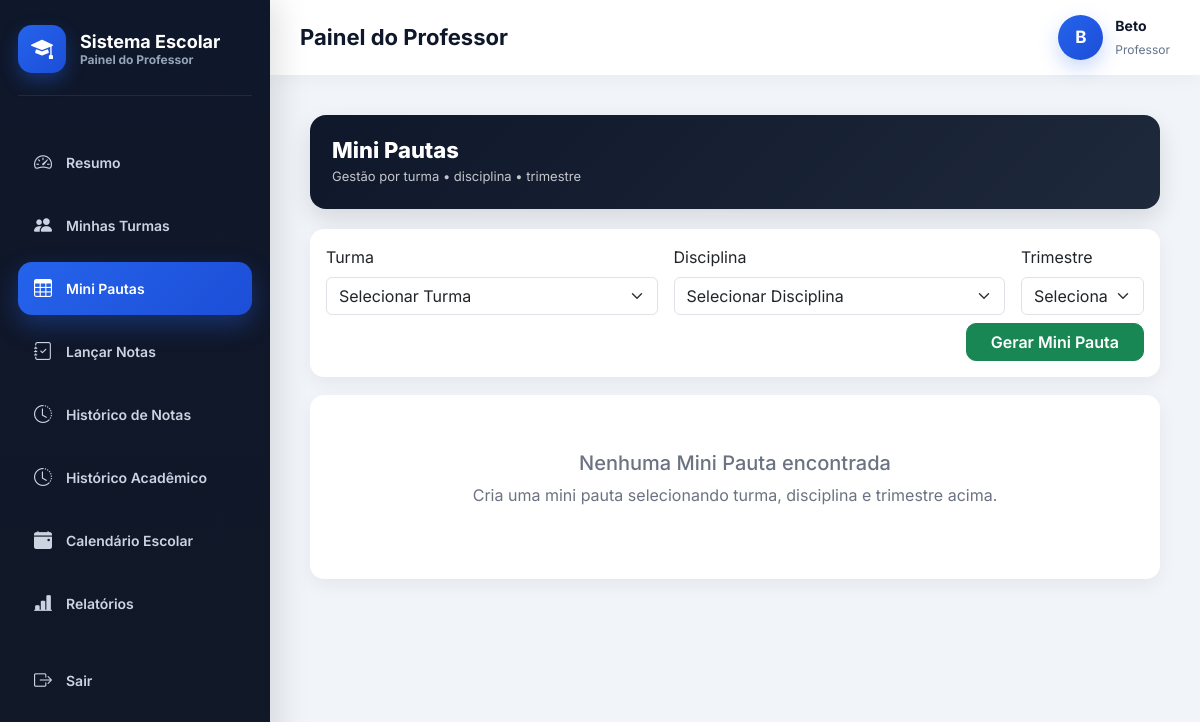
/professor/mini-pautas/ (signed in), run on an earlier commit of the app's database.
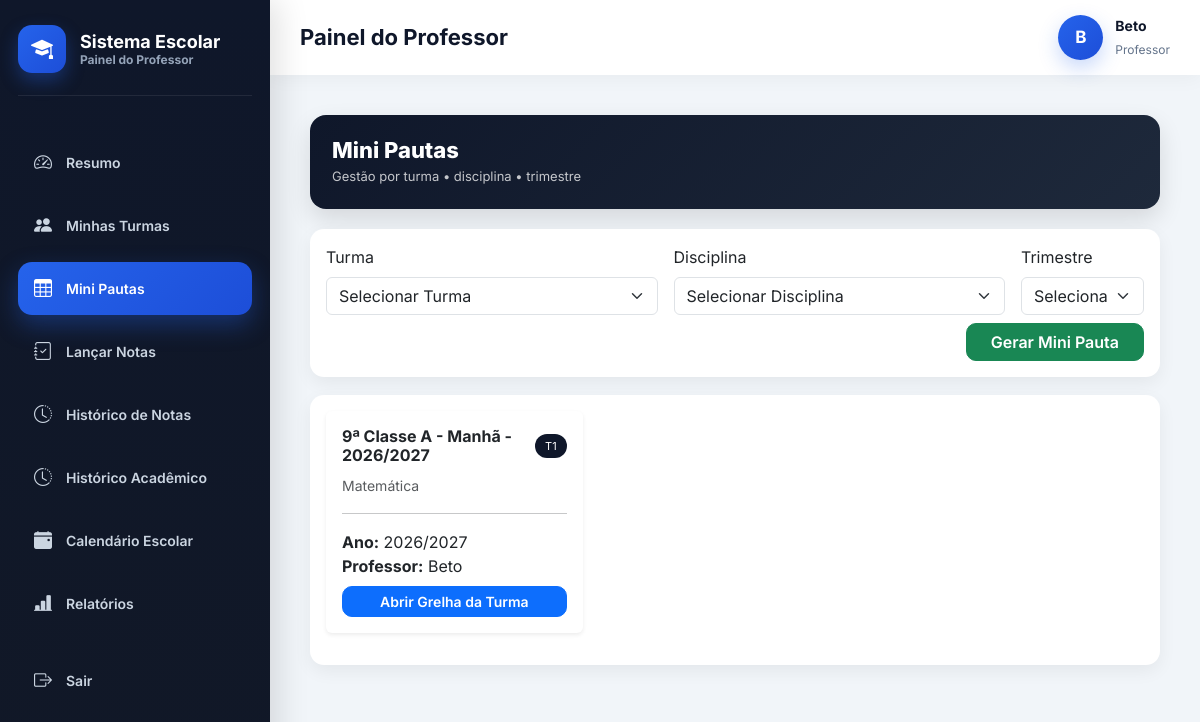
And on a later commit of the database.
### academic/models.py (models this page shows, shortened)
class MiniPauta(models.Model):
    TRIMESTRES = [
        ("1", "1º Trimestre"),
        ("2", "2º Trimestre"),
        ("3", "3º Trimestre"),
    ]
    professor = models.ForeignKey(settings.AUTH_USER_MODEL, on_delete=models.CASCADE)
    escola = models.ForeignKey(Escola, on_delete=models.CASCADE)
    aluno = models.ForeignKey(Aluno, on_delete=models.CASCADE)
    turma = models.ForeignKey(Turma, on_delete=models.CASCADE)
    disciplina = models.ForeignKey(Disciplina, on_delete=models.CASCADE)
    ano_letivo = models.ForeignKey(AnoLetivo, on_delete=models.CASCADE)
    trimestre = models.CharField(max_length=1, choices=TRIMESTRES)
    av1 = models.DecimalField(max_digits=4, decimal_places=1, null=True, blank=True)
    av2 = models.DecimalField(max_digits=4, decimal_places=1, null=True, blank=True)
    av3 = models.DecimalField(max_digits=4, decimal_places=1, null=True, blank=True)
    p1 = models.DecimalField(max_digits=4, decimal_places=1, null=True, blank=True)
    av4 = models.DecimalField(max_digits=4, decimal_places=1, null=True, blank=True)
    av5 = models.DecimalField(max_digits=4, decimal_places=1, null=True, blank=True)
    av6 = models.DecimalField(max_digits=4, decimal_places=1, null=True, blank=True)
    p2 = models.DecimalField(max_digits=4, decimal_places=1, null=True, blank=True)
    exame = models.DecimalField(max_digits=4, decimal_places=1, null=True, blank=True)
    recurso = models.DecimalField(max_digits=4, decimal_places=1, null=True, blank=True)
    observacao = models.TextField(blank=True, null=True)
    criado_em = models.DateTimeField(auto_now_add=True)
    atualizado_em = models.DateTimeField(auto_now=True)
    class Meta:
        unique_together = (
            "aluno",
            "turma",
            "disciplina",
            "ano_letivo",
            "trimestre",
        )
        ordering = ["aluno__numero_na_turma"]

class Turma(models.Model):
    CLASSE_CHOICES = [
        ('4', '4ª Classe'),
        ('5', '5ª Classe'),
        ('6', '6ª Classe'),
        ('7', '7ª Classe'),
        ('8', '8ª Classe'),
        ('9', '9ª Classe'),
        ('10', '10ª Classe'),
        ('11', '11ª Classe'),
        ('12', '12ª Classe'),
        ('13', '13ª Classe'),
    ]
    TURNOS = [
        ('MANHA', 'Manhã'),
        ('TARDE', 'Tarde'),
        ('NOITE', 'Noite'),
    ]
    classe = models.CharField(
        max_length=10,
        choices=CLASSE_CHOICES,
        verbose_name="Classe"
    )
    curso = models.ForeignKey(
        'Curso',
        on_delete=models.SET_NULL,
        null=True,
        blank=True,
        related_name="turmas",
        verbose_name="Curso"
    )
    identificador = models.CharField(
        max_length=5,
        verbose_name="Identificador"
    )
    turno = models.CharField(
        max_length=10,
        choices=TURNOS,
        default='MANHA',
        verbose_name='Turno'
    )
    ano_letivo = models.ForeignKey(
        'AnoLetivo',
        on_delete=models.CASCADE,
        related_name="turmas",
        verbose_name="Ano Letivo"
    )
    escola = models.ForeignKey(
        'Escola',
        on_delete=models.CASCADE,
        related_name="turmas",
        verbose_name="Escola"
    )
    professor = models.ForeignKey(
        settings.AUTH_USER_MODEL,
        on_delete=models.SET_NULL,
        related_name="turmas",
        limit_choices_to={"role": "PROFESSOR"},
        null=True,
        blank=True,
        verbose_name="Professor"
    )
    criada_em = models.DateTimeField(
        auto_now_add=True,
        verbose_name="Data de Criação"
    )
    class Meta:
        constraints = [
            models.UniqueConstraint(
                fields=['classe', 'identificador', 'turno', 'ano_letivo', 'escola', 'curso'],
                name='unique_turma_por_curso'
            )
        ]
        verbose_name = "Turma"
        verbose_name_plural = "Turmas"
    def nome_completo(self):
        return f"{self.get_classe_display()} {self.identificador} - {self.get_turno_display()} - {self.ano_letivo}"
    def __str__(self):
        return self.nome_completo()

class AnoLetivo(models.Model):
    nome = models.CharField(max_length=20)  # Ex: 2025/2026
    ativo = models.BooleanField(default=True)
    escola = models.ForeignKey(
        "Escola",
        on_delete=models.CASCADE,
        related_name="anos_letivos"
    )
    def __str__(self):
        return self.nome

class Disciplina(models.Model):
    nome = models.CharField(max_length=90)
    turma = models.ForeignKey(
        Turma,
        on_delete=models.CASCADE,
        related_name="disciplinas"
    )
    professor = models.ForeignKey(
        settings.AUTH_USER_MODEL,
        on_delete=models.CASCADE,
        limit_choices_to={'role': 'PROFESSOR'},
        related_name="disciplinas",
        null=True,
        blank=True
    )
    escola = models.ForeignKey(
        Escola,
        on_delete=models.CASCADE,
        related_name="disciplinas"
    )
    criada_em = models.DateTimeField(auto_now_add=True)
    class Meta:
        unique_together = ('nome', 'turma', 'escola')
        ordering = ["nome"]

### users/models.py (models this page shows, shortened)
class User(AbstractUser):
    ROLE_CHOICES = (
        ('SUPERADMIN', 'Super Admin'),
        ('DIRETOR', 'Diretor'),
        ('PROFESSOR', 'Professor'),
        ('ALUNO', 'Aluno'),
        ('FINANCEIRO', 'Financeiro'),
        ('SECRETARIA', 'Secretaria'),
    )
    role = models.CharField(
        max_length=20,
        choices=ROLE_CHOICES,
        default='ALUNO'
    )
    ativo = models.BooleanField(default=True)
    escola = models.ForeignKey(
        'academic.Escola',
        on_delete=models.CASCADE,
        null=True,
        blank=True,
        related_name="usuarios"
    )
    criado_em = models.DateTimeField(auto_now_add=True)
    tentativas_login = models.PositiveIntegerField(
        default=0
    )
    bloqueado_ate = models.DateTimeField(
        null=True,
        blank=True
    )
    objects = UserManager()

### core/views.py (the view)
# urls.py: path("professor/mini-pautas/", views.mini_pautas_lista, name="mini_pautas"),
@login_required
def mini_pautas_lista(request):
    if request.user.role != "PROFESSOR":
        return redirect("dashboard")
    professor = request.user
    escola = professor.escola
    ano_letivo = AnoLetivo.objects.filter(
        escola=escola,
        ativo=True
    ).first()
    if not ano_letivo:
        return redirect("dashboard")
    turma_id = request.GET.get("turma")
    disciplina_id = request.GET.get("disciplina")
    trimestre = request.GET.get("trimestre")
    turmas = Turma.objects.filter(
        escola=escola,
        ano_letivo=ano_letivo,
        disciplinas__professor=professor
    ).distinct()
    disciplinas = Disciplina.objects.filter(
        professor=professor,
        escola=escola,
        turma__ano_letivo=ano_letivo
    ).select_related("turma").distinct()
    mini_pautas = MiniPauta.objects.filter(
        professor=professor,
        escola=escola,
        ano_letivo=ano_letivo
    ).select_related("turma", "disciplina", "aluno")
    if turma_id:
        mini_pautas = mini_pautas.filter(turma_id=turma_id)
    if disciplina_id:
        mini_pautas = mini_pautas.filter(disciplina_id=disciplina_id)
    if trimestre:
        mini_pautas = mini_pautas.filter(trimestre=int(trimestre))
    context = {
        "mini_pautas": mini_pautas,
        "turmas": turmas,
        "disciplinas": disciplinas,
        "turma_id": turma_id,
        "disciplina_id": disciplina_id,
        "trimestre": trimestre,
        "ano_letivo": ano_letivo
    }
    return render(request, "mini_pautas_lista.html", context)

### core/templates/mini_pautas_lista.html (shortened to what this page needs)
{% extends "base_professor.html" %}
{% block content %}
<div class="container-fluid page-wrapper">
<div class="page-header d-flex justify-content-between align-items-center flex-wrap">
    <div>
        <h3 class="page-title">Mini Pautas</h3>
        <div class="page-subtitle">
            Gestão por turma • disciplina • trimestre
        </div>
    </div>
</div>
<div class="card card-custom p-3">
<form method="GET" action="{% url 'gerar_mini_pautas' %}" class="row g-3">
    <div class="col-md-5">
        <label class="form-label">Turma</label>
        <select name="turma" class="form-select" required>
            <option value="">Selecionar Turma</option>
        </select>
    </div>
    <div class="col-md-5">
        <label class="form-label">Disciplina</label>
        <select name="disciplina" class="form-select" required>
            <option value="">Selecionar Disciplina</option>
        </select>
    </div>
    <div class="col-md-2">
        <label class="form-label">Trimestre</label>
        <select name="trimestre" class="form-select" required>
            <option value="">Selecionar</option>
        </select>
    </div>
    <div class="col-12 d-flex justify-content-end mt-2">
        <button class="btn btn-success btn-clean px-4">
            Gerar Mini Pauta
        </button>
    </div>
</form>
</div>
<div class="card card-custom p-3">
{% if mini_pautas %}
<div class="row">
    {% for mp in mini_pautas %}
    <div class="col-md-4">
        <div class="card border-0 shadow-sm mb-3">
            <div class="card-body">
                <div class="d-flex justify-content-between align-items-center mb-2">
                    <h6 class="fw-bold mb-0">
                        {{ mp.turma }}
                    </h6>
                    <span class="badge-mini">
                        T{{ mp.trimestre }}
                    </span>
                </div>
                <small class="text-muted">
                    {{ mp.disciplina.nome }}
                </small>
                <hr>
                <p class="mb-2">
                    <strong>Ano:</strong> {{ mp.ano_letivo }}<br>
                    <strong>Professor:</strong> {{ mp.professor.username }}
                </p>
                <a href="{% url 'mini_pauta_detalhe' mp.id %}"
                   class="btn btn-primary btn-sm w-100 btn-clean">
                    Abrir Grelha da Turma
                </a>
            </div>
        </div>
    </div>
    {% endfor %}
</div>
{% else %}
<div class="empty-state">
    <h5>Nenhuma Mini Pauta encontrada</h5>
    <p>
        Cria uma mini pauta selecionando turma, disciplina e trimestre acima.
    </p>
</div>
{% endif %}
</div>
</div>
{% endblock %}

What changed in the data, as far as the page shows it:
added MiniPauta: turma "9ª Classe A - Manhã - 2026/2027", trimestre "1", disciplina.nome "Matemática", ano_letivo "2026/2027", professor.username "Beto"
Also different on the page:
text no longer shown: "Nenhuma Mini Pauta encontrada Cria uma mini pauta selecionando turma, disciplina e trimestre acima."
